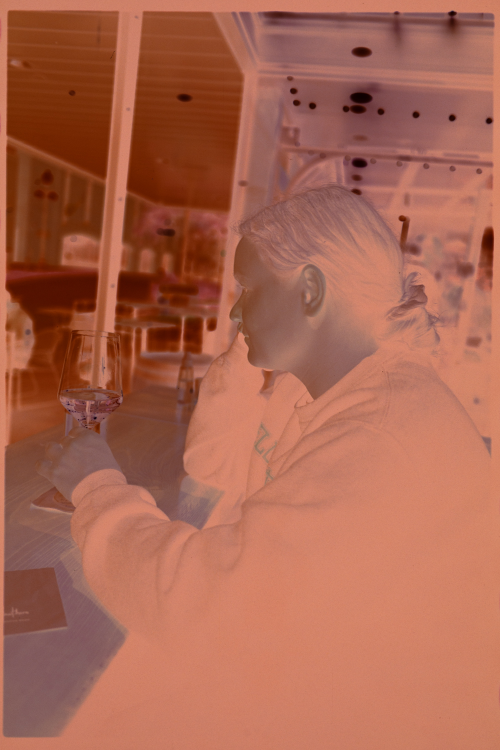
#> input picture render/DSC_0710 copy.jpg, 1000 x 1500 px (shown at 1/2 size)
$ python detect.py 'render/DSC_0710 copy.jpg'   (older library calls are emulated)
#> lines starting #> are read from the running program, lines starting #| are printed output that depends on the picture; after the words box and inside, x2 and y2 are one past the last pixel; in counts of white or black regions, pixels touching at a corner belong together
from __future__ import print_function

import cv2
import copy
import math
import numpy as np
import os
import sys

# Detect OpenCV 2.x vs 3.x
from pkg_resources import parse_version
IS_OPENCV_2 = parse_version(cv2.__version__) < parse_version('3.0.0')

# Alias BoxPoints as this lives in a different place in OpenCV 2 and 3
if IS_OPENCV_2:
    BoxPoints = cv2.cv.BoxPoints
else:
    BoxPoints = cv2.boxPoints


# Detection settings
MAX_COVERAGE = .98

def thresholdImage(img, lowerThresh):#, ignoreMask):
    _, binary = cv2.threshold(img, lowerThresh, 255, cv2.THRESH_BINARY_INV) # THRESH_TOZERO_INV
    #binary = cv2.bitwise_and(ignoreMask, binary)

    # Prevent tiny outlier collections of pixels spoiling the rect fitting
    kernel = np.ones((5,5),np.uint8)
    binary = cv2.dilate(binary, kernel, iterations = 3)
    binary = cv2.erode(binary, kernel, iterations = 3)

    return binary

def findLargestContourRect(binary):
    largestRect = None
    largestArea = 0

    # Find external contours of all shapes
    if IS_OPENCV_2:
        contours,_ = cv2.findContours(binary, cv2.RETR_EXTERNAL, cv2.CHAIN_APPROX_SIMPLE)
    else:
        contours, hierarchy = cv2.findContours(binary, cv2.RETR_EXTERNAL, cv2.CHAIN_APPROX_SIMPLE)

    for cnt in contours:
        area = cv2.contourArea(cnt)

        # Keep track of the largest area seen
        if area > largestArea:
            largestArea = area
            largestRect = cv2.minAreaRect(cnt)

    return largestRect, largestArea

# [18 lines left out: function findNonZeroPixelsRect, not called in this run]

def normaliseRectRotation(rawRects):
    """
    Normalize rect orientation to have an angle between -45 and 45 degrees

    Rects generated by OpenCV are can be "portrait" with a near -90 angle and flipped height/width
    To combine and compare rects meaningfully, they need to all have the same orientation.
    """
    rects = []

    for rect in rawRects:
        center = rect[0]
        size = rect[1]
        angle = rect[2]

        if angle < -45:
            rect = (
                center,
                (size[1], size[0]),
                angle + 90
            )

        rects.append(rect)

    return rects

def medianRect(rects):
    if len(rects) == 0:
        return None

    rects = normaliseRectRotation(rects)

    # Sort rects by area
    rects.sort(key=lambda rect: rect[1][0] * rect[1][1])
    rotations=[]
    for r in rects:
        if r[2] > 45:
            rotations.append(r[2]-90)
        if r[2] < -45:
            rotations.append(r[2]+90)
        else:
            rotations.append(r[2])

    median = (
        (np.median([r[0][0] for r in rects]), np.median([r[0][1] for r in rects])),
        (np.median([r[1][0] for r in rects]), np.median([r[1][1] for r in rects])),
        np.median(rotations)
    )

    return median

def correctAspectRatio(rect, targetRatio = 1.5, maxDifference = 0.3):
    """
    Return an aspect-ratio corrected rect (and success flag)

    Args:
        rect (OpenCV RotatedRect struct)
        targetRatio (float): Ratio represented as the larger image dimension divided by the smaller one

    """
    # Indexes into the rect nested tuple
    CENTER = 0; SIZE = 1; ANGLE = 2
    X = 0; Y = 1;

    size = rect[SIZE]

    aspectRatio = max(size[X], size[Y]) / float(min(size[X], size[Y]))
    aspectError = targetRatio - aspectRatio

    # Factor out orientation to simplify logic below
    # This assumes the larger dimension as X
    if size[X] == max(size[X], size[Y]):
        rectWidth = size[X]
        rectHeight = size[Y]
        widthDim = X
        heightDim = Y
    else:
        rectHeight = size[X]
        rectWidth = size[Y]
        widthDim = Y
        heightDim = X

    # Only attempt to correct aspect ratio where the ROI is roughly right already
    # This prevents odd results for poor outline detection
    if abs(aspectError) > maxDifference:
        return rect, False

    # Shrink width if the ratio was too wide
    if aspectRatio > targetRatio:
        rectWidth = size[heightDim] * targetRatio

    # Shrink height if the ratio was too tall
    elif aspectRatio < targetRatio:
        rectHeight = size[widthDim] / targetRatio

    # Apply new width/height in the original orientation
    if widthDim == X:
        newSize = (rectWidth, rectHeight)
    else:
        newSize = (rectHeight, rectWidth)

    newRect = (rect[CENTER], newSize, rect[ANGLE])

    return newRect, True

def findExposureBounds(img, showOutputWindow=False):
    gray = cv2.cvtColor(img, cv2.COLOR_BGR2GRAY)

    # Smooth out noise
    gray = cv2.bilateralFilter(gray, 11, 17, 17)

    # Maximise brightness range
    gray = cv2.equalizeHist(gray)

    # Create a mask to ignore the brightest spots
    # These are usually where there is no film covering the light source
    ##_, ignoreMask = cv2.threshold(gray, 240, 255, cv2.THRESH_BINARY)

    # Expand masked out area slightly to include adjacent edges
    ##kernel = np.ones((3,3),np.uint8)
    ##ignoreMask = cv2.dilate(ignoreMask, kernel, iterations = 3)

    # Create a mask to ignore areas of low saturation
    # When white balanced against the film stock, this is usually low saturation
    hsv = cv2.cvtColor(img, cv2.COLOR_BGR2HSV)
    hsv = cv2.GaussianBlur(hsv, (5,5), 0)

    satMask = cv2.inRange(hsv, (0, 0, 0), (255, 7, 255))

    # Combine saturation and brightness masks, then flip
    ##ignoreMask = cv2.bitwise_or(ignoreMask, satMask)
    ##ignoreMask = cv2.bitwise_not(ignoreMask)

    # Get min/max region of interest areas
    height, width, _  = img.shape
    maxArea = (height * MAX_COVERAGE)  * (width * MAX_COVERAGE)

    minCaptureArea = maxArea * .7

    #algos = [findNonZeroPixelsRect]
    algos = [findLargestContourRect]
    results = []

    for func in algos:
        upperThreshold = 300
        while upperThreshold > 100:
            binary = thresholdImage(gray, upperThreshold)#, ignoreMask)

            debugImg = cv2.cvtColor(binary, cv2.COLOR_GRAY2BGR)
            rect, area = func(binary)

            # Stop once a valid result is returned
            if area <= minCaptureArea:
                break

            if area >= minCaptureArea:
                results.append(rect)
                upperThreshold -= 5

                # Draw in green for results that are collected
                debugLineColour = (0, 255, 0)

            else:
                upperThreshold += 5

                # Draw in red for areas that were too small
                debugLineColour = (0, 0, 255)

            if showOutputWindow:
                if rect is not None:
                    rectPoints = BoxPoints(rect)
                    rectPoints = np.int0(rectPoints)
                    cv2.drawContours(debugImg, [rectPoints], -1, debugLineColour, 3)

                # Draw threshold on debug output
                cv2.putText(
                    img=debugImg,
                    text='Threshold: ' + str(upperThreshold),
                    org=(20, 30),
                    fontFace=cv2.FONT_HERSHEY_PLAIN,
                    fontScale=2,
                    color=(0, 150, 255),
                    lineType=4
                )

                cv2.imshow('image', cv2.resize(debugImg, (0,0), fx=0.75, fy=0.75) )
                cv2.waitKey(1)

    return medianRect(results)


if __name__ == '__main__':

    import argparse

    parser = argparse.ArgumentParser(description='Find crop for film negative scan')

    parser.add_argument('files', nargs='+', help='Image files to perform detection on (JPG, PNG, etc)')

    args = parser.parse_args()

    hasDisplay = os.getenv('DISPLAY') != None

    for filename in args.files:
        if not os.path.exists(filename):
            print("ERROR:")
            print("Could not find file '%s'" % filename)
            sys.exit(5)

        # read image and convert to gray
        img = cv2.imread(filename, cv2.IMREAD_UNCHANGED)
#> img is the input picture: shape (1500, 1000, 3); mean B, G, R 80, 101.4, 170.6

        cv2.imshow('image', cv2.resize(img, (0,0), fx=0.75, fy=0.75) )
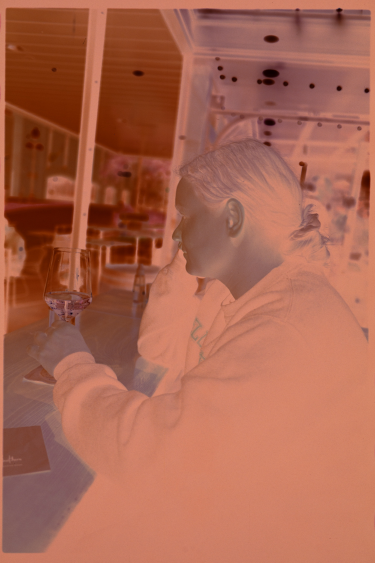
#> window 'image': shape (1125, 750, 3) (shown at 1/2 size); mean B, G, R 79.9, 101.3, 170.5
        cv2.waitKey(0)

        rawRect = findExposureBounds(img, showOutputWindow=hasDisplay)
#> in findExposureBounds, `gray = cv2.cvtColor(img, cv2.COLOR_BGR2GRAY)`:
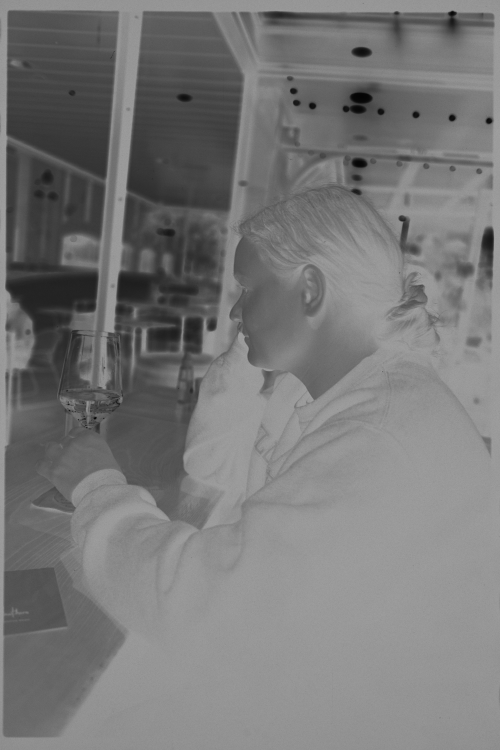
#> gray: shape (1500, 1000) (shown at 1/2 size); min 4, max 163, mean 119.7
#> in findExposureBounds, `gray = cv2.equalizeHist(gray)`:
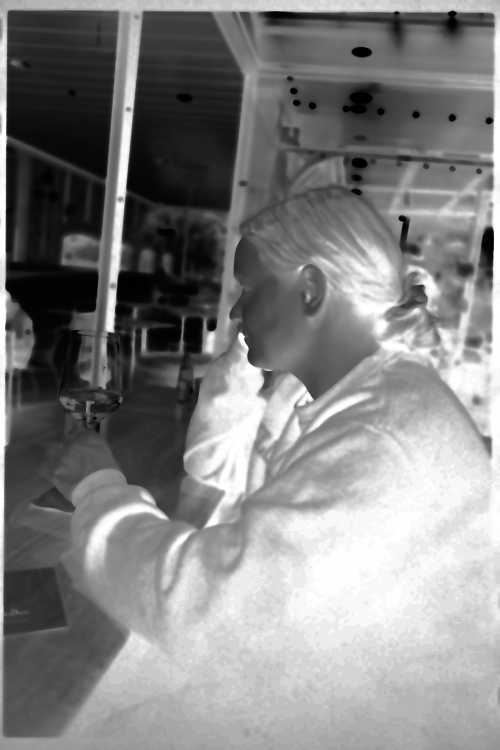
#> gray: shape (1500, 1000) (shown at 1/2 size); min 0, max 255, mean 130
#> the loop in findExposureBounds, `for func in algos:` made 1 pass
#> pass 1, in thresholdImage (call 11), `_, binary = cv2.threshold(img, lowerThresh, 255, cv2.THRESH_BINARY_INV)`:
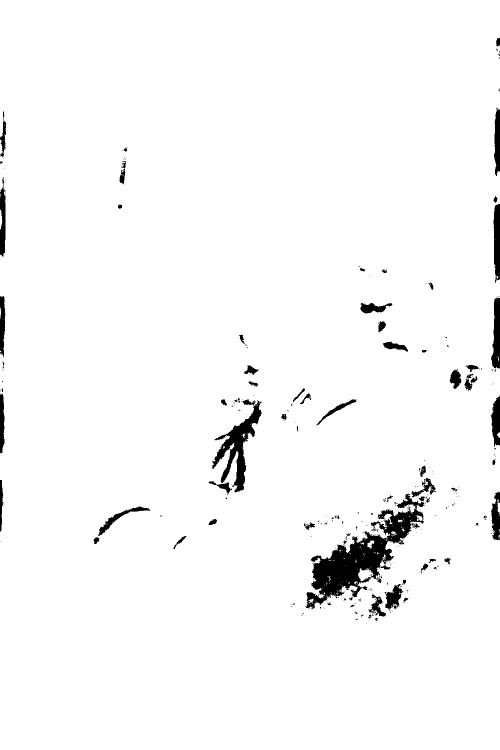
#> binary: shape (1500, 1000) (shown at 1/2 size); 97.1% white; 312 black regions (238 under 20 px), largest, box (x1, y1, x2, y2) and area: (611, 988, 849, 1219) 15940, (424, 799, 523, 986) 5434, (982, 595, 1000, 738) 1811
#> pass 1, in thresholdImage (call 11), `binary = cv2.erode(binary, kernel, iterations = 3)`:
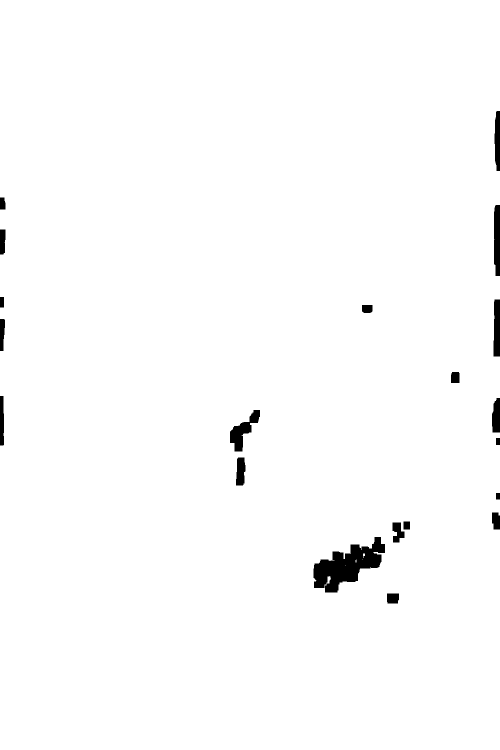
#> binary: shape (1500, 1000) (shown at 1/2 size); 98.6% white; 20 black regions, largest, box (x1, y1, x2, y2) and area: (627, 1074, 770, 1185) 7805, (460, 820, 520, 903) 1945, (988, 410, 1000, 552) 1615
#> after the loop in findExposureBounds, `for func in algos:`:
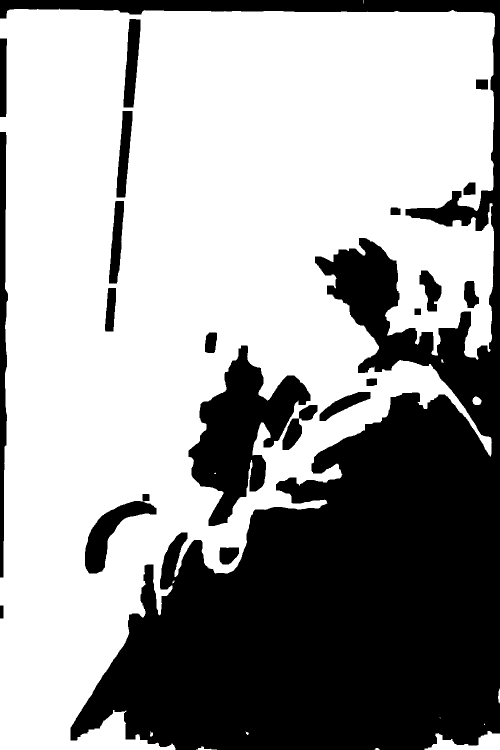
#> binary: shape (1500, 1000) (shown at 1/2 size); 62.2% white; 22 black regions, largest, box (x1, y1, x2, y2) and area: (0, 0, 1000, 1500) 486729, (377, 691, 621, 1052) 38295, (0, 264, 16, 1155) 9545
#> after the loop in findExposureBounds, `for func in algos:`: results = 29 items
#> in normaliseRectRotation, `rects = []`: rects = []
#> the loop in normaliseRectRotation, `for rect in rawRects:` made 29 passes
#> size on passes 1 to 8: (1499, 999), (1499, 999), (1499, 999), (1499, 999), (1499, 999), (1499, 999), (1499, 999), (1499, 999)
#> after the loop in normaliseRectRotation, `for rect in rawRects:`: rects = 29 items
#> the loop in medianRect, `for r in rects:` made 29 passes
#> r on passes 1 to 8: ((495, 758), (990, 1482), 0), ((495, 758), (990, 1482), 0), ((499.5, 749.5), (999, 1499), 0), ((499.5, 749.5), (999, 1499), 0), ((499.5, 749.5), (999, 1499), 0), ((499.5, 749.5), (999, 1499), 0), ((499.5, 749.5), (999, 1499), 0), ((499.5, 749.5), (999, 1499), 0)
#> after the loop in medianRect, `for r in rects:`: rotations = 29 values from 0 to 0
#> in medianRect, `median = ( (np.median([r[0][0] for r in rects]), np.median([r[0][1] fo..`: median = ((499.5, 749.5), (999, 1499), 0)
#> rawRect = ((499.5, 749.5), (999, 1499), 0)
        print(rawRect)
#| ((499.5, 749.5), (999.0, 1499.0), 0.0)
        # Outputs for Lightroom
        cropLeft = 0
        cropRight = 1.0
        cropTop = 0
        cropBottom = 1.0
        rotation = 0

        if rawRect is not None:
            rect, aspectChanged = correctAspectRatio(rawRect)
#> in correctAspectRatio, `size = rect[SIZE]`: size = (999, 1499)
#> in correctAspectRatio, `aspectRatio = max(size[X], size[Y]) / float(min(size[X], size[Y]))`: aspectRatio = 1.5
#> in correctAspectRatio, `aspectError = targetRatio - aspectRatio`: aspectError = -0.000501
#> in correctAspectRatio, `rectHeight = size[X]`: rectHeight = 999
#> in correctAspectRatio, `rectWidth = size[Y]`: rectWidth = 1499
#> in correctAspectRatio, `rectWidth = size[heightDim] * targetRatio`: rectWidth = 1498.5
#> in correctAspectRatio, `newSize = (rectHeight, rectWidth)`: newSize = (999, 1498.5)
#> in correctAspectRatio, `newRect = (rect[CENTER], newSize, rect[ANGLE])`: newRect = ((499.5, 749.5), (999, 1498.5), 0)
#> rect = ((499.5, 749.5), (999, 1498.5), 0); aspectChanged = True
            print(rect)
#| ((499.5, 749.5), (999.0, 1498.5), 0.0)
            boxWidth = abs(rect[1][0]-rect[0][0])
#> boxWidth = 499.5
            boxHeight = abs(rect[1][1]-rect[0][1])
#> boxHeight = 749

            box = np.int0(BoxPoints(rect))
#> box = [[0, 1498], [0, 0], [999, 0], [999, 1498]]
            print(box)
#| [[   0 1498]
#|  [   0    0]
#|  [ 999    0]
#|  [ 999 1498]]
            # Lightroom doesn't support rotation more than 45 degrees
            # The detected rect usually includes a 90 degree rotation for landscape images
            rotation = -rect[2]
#> rotation = 0

            if rotation > 45:
                rotation -= 90
            elif rotation < -45:
                rotation +=90


            # Calculate crops in a format for Lightroom (0.0 to 1.0 for each edge)
            centerX = rect[0][0]
#> centerX = 499.5
            centerY = rect[0][1]
#> centerY = 749.5

            # Use the average distance from each side as the crop in Lightroom
            imgHeight, imgWidth, _  = img.shape

            top = []; left = []; right = []; bottom =[]

            for point in box:
                if point[0] > centerX:
                    right.append( point[0] )
                else:
                    left.append( point[0] )

                if point[1] > centerY:
                    bottom.append( point[1] )
                else:
                    top.append( point[1] )
#> this loop made 4 passes
#> after the loop, bottom = [1498, 1498]; left = [0, 0]; right = [999, 999]; top = [0, 0]

            print("right",right)
#| right [999, 999]
            print("shape HW", img.shape)
#| shape HW (1500, 1000, 3)
            if max(left)<0:
                rltb=[min(right),max(left),min(bottom),max(top)]
                rltb=[float(v) for v in rltb]
                print(rltb)
                left=[imgWidth-(rltb[1])-rltb[0]]
                right=[rltb[1]+rltb[0]]
                bottom=[rltb[2]+rltb[3]]
                top=[-bottom[0]+imgHeight]
                print(left,right,bottom,top)


            cropLeft = (max(left)) / float(imgWidth)
#> cropLeft = 0
            cropRight = (min(right)) / float(imgWidth)
#> cropRight = 0.999
            cropTop = (max(top)) / float(imgHeight)
#> cropTop = 0
            cropBottom = (min(bottom)) / float(imgHeight)
#> cropBottom = 0.999


            # Draw original detected area
            rawBox = np.int0(BoxPoints(rawRect))
#> rawBox = [[0, 1499], [0, 0], [999, 0], [999, 1499]]
            cv2.drawContours(img, [rawBox], -1, (255, 0, 0), 1)
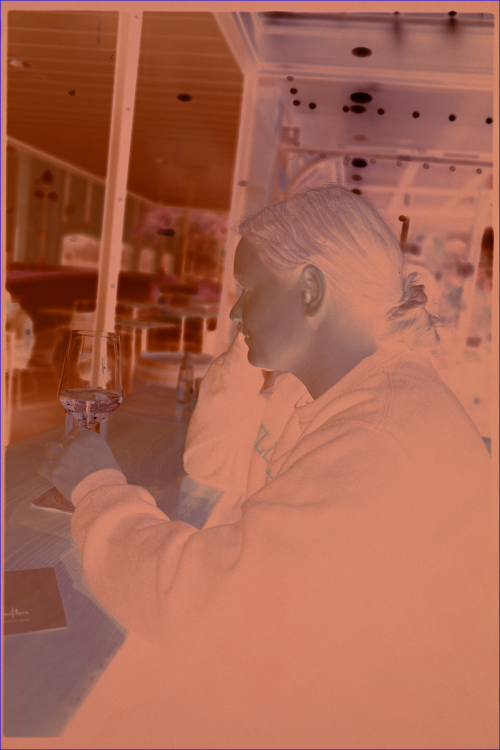
#> img: shape (1500, 1000, 3) (shown at 1/2 size); 0.33% of pixels changed, all inside (x1, y1, x2, y2) = (0, 0, 1000, 1500)

            # Draw adjusted aspect ratio area
            #cv2.drawContours(img, [box], -1, (0, 255, 0), 2)

            cv2.circle(img, (int(rect[0][0]), int(rect[0][1])), 3, (0, 255, 0), 3)
#> img: shape (1500, 1000, 3); 0.01% of pixels changed, all inside (x1, y1, x2, y2) = (494, 744, 505, 755)


        # Write result to disk for Lightroom plugin to pick up
        cropData = [
            cropLeft ,
            cropRight,
            cropTop,
            cropBottom,
            rotation,
        ]
#> cropData = [0, 0.999, 0, 0.999, 0]

        for v in cropData:
            print(v)
#> this loop made 5 passes
#> v on passes 2 to 5: 0.999, 0, 0.999, 0
#> (printed output is left out)

        with open(filename + ".txt", 'w') as out:
            out.write("\r\n".join(str(x) for x in cropData))

        cv2.imwrite(filename + "-analysis.jpg", img)
